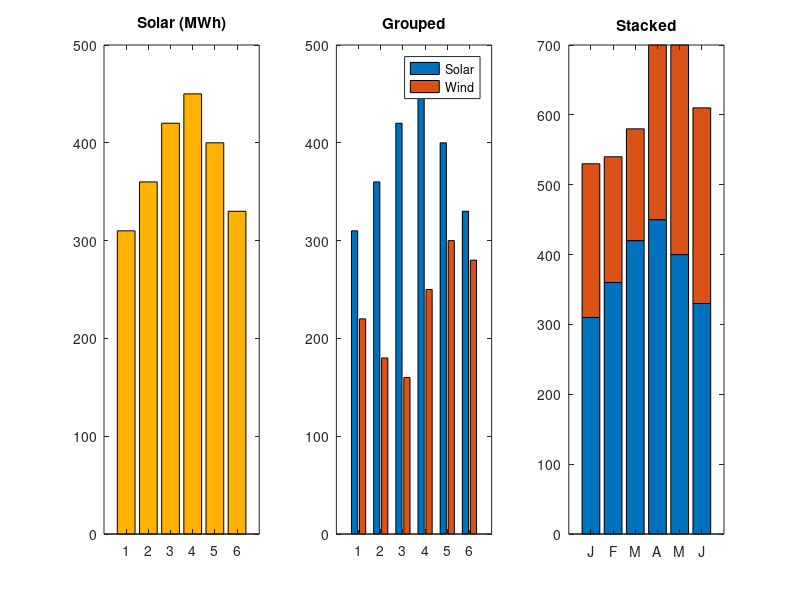

Reproduce this figure in MATLAB.
% Day 037 · Plots with Special Graphics: bar, stairs, stem, pie, area — Bar charts: simple, grouped and stacked
% Run: open this file in MATLAB and press Run (or type example_1 in the Command Window)

months = 1:6;
solar = [310 360 420 450 400 330];
wind  = [220 180 160 250 300 280];
subplot(1, 3, 1)
bar(months, solar, 'FaceColor', [1 0.7 0])
title('Solar (MWh)')
subplot(1, 3, 2)
bar([solar' wind'])                    % grouped
legend('Solar', 'Wind'); title('Grouped')
subplot(1, 3, 3)
bar([solar' wind'], 'stacked')
title('Stacked')
set(gca, 'XTickLabel', {'J', 'F', 'M', 'A', 'M', 'J'})
